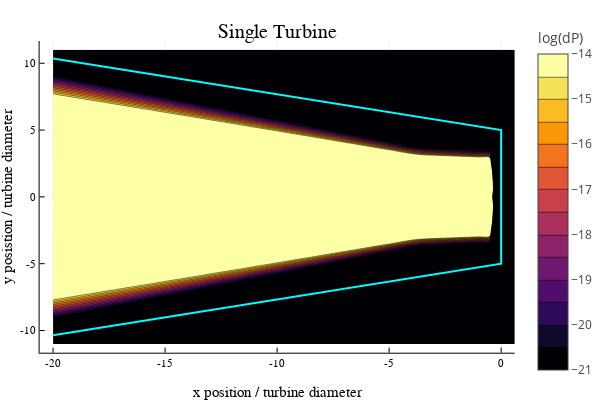

This figure's notebook cell:
### Markdown cell above
## 2 Turbine System

### Code cell
loadAllParam(0,2,0)
x_turbines = [0;-15] .*80
y_turbines = [0;0] .*80
x = [copy(x_turbines);copy(y_turbines)]

plotlyjs()
xpos = collect(-20:.5:1)
ypos = collect(-11:.5:11)

function contourJac(x,y)
    s = [0;x;0;y] .*80
    temp = ForwardDiff.jacobian(p_wrapper_single,s)
    temp = log10(hypot(temp[1,2],temp[1,4])+1E-50)
end

function contourJacx(x,y)
    s = [0;x;0;y] .*80
    temp = ForwardDiff.jacobian(p_wrapper_single,s)
    temp = log10(abs(temp[1,2])+1E-50)
end

function contourJacy(x,y)
    s = [0;x;0;y] .*80
    temp = ForwardDiff.jacobian(p_wrapper_single,s)
    temp = log10(abs(temp[1,4])+1E-50)
end

lim = (-21,-14)

h = 5
d = 0 #3.6
theta = 15
delta_x = xpos[1]
delta_y = ypos[1]
left = h + abs(delta_x)*tand(theta)
p1 = contour(xpos,ypos,contourJac,
    fill=true,
    title="Single Turbine",
    xlabel="x position / turbine diameter",
    colorbar_title="log(dP)",
    ylabel="y posistion / turbine diameter",
    clims = lim,
    transparent=true)

p1 = plot(p1,transpose([delta_x -d 0 0 -d delta_x]),transpose([-left -h -h h h left]),
    color=:cyan,
    legend=false,
    xlim=[delta_x,0],
    ylim=[delta_y,-delta_y],
    linewidth = 2)
display(p1)

### Figure 1 — Plotly figure (JSON) as saved in the notebook; plotly's stock layout.template omitted (floating-point values rounded to 4 significant figures; data arrays with more than 128 entries replaced by an {"elided": "..."} marker saying what was removed)
{"data": [{"colorbar": {"title": "log(dP)"}, "colorscale": {"elided": "256x2 mixed values"}, "contours": {"coloring": "fill", "showlabels": false}, "hoverinfo": "none", "name": "y1", "ncontours": 17, "showlegend": false, "showscale": true, "type": "contour", "x": [-20, -19.5, -19, -18.5, -18, -17.5, -17, -16.5, -16, -15.5, -15, -14.5, -14, -13.5, -13, -12.5, -12, -11.5, -11, -10.5, -10, -9.5, -9, -8.5, -8, -7.5, -7, -6.5, -6, -5.5, -5, -4.5, -4, -3.5, -3, -2.5, -2, -1.5, -1, -0.5, 0, 0.5, 1], "xaxis": "x", "y": [-11, -10.5, -10, -9.5, -9, -8.5, -8, -7.5, -7, -6.5, -6, -5.5, -5, -4.5, -4, -3.5, -3, -2.5, -2, -1.5, -1, -0.5, 0, 0.5, 1, 1.5, 2, 2.5, 3, 3.5, 4, 4.5, 5, 5.5, 6, 6.5, 7, 7.5, 8, 8.5, 9, 9.5, 10, 10.5, 11], "yaxis": "y", "z": {"elided": "45x43 float values"}, "zmax": -14, "zmin": -21}, {"colorbar": {"title": "log(dP)"}, "legendgroup": "y2", "line": {"color": "rgba(0, 255, 255, 1.000)", "dash": "solid", "shape": "linear", "width": 2}, "mode": "lines", "name": "y2", "showlegend": true, "type": "scatter", "x": [-20, 0, 0, 0, 0, -20], "xaxis": "x", "y": [-10.36, -5, -5, 5, 5, 10.36], "yaxis": "y", "zmax": -14, "zmin": -21}], "layout": {"annotations": [{"font": {"color": "rgba(0, 0, 0, 1.000)", "family": "sans-serif", "size": 20}, "rotation": 0, "showarrow": false, "text": "Single Turbine", "x": 0.535, "xanchor": "center", "xref": "paper", "y": 1, "yanchor": "top", "yref": "paper"}], "height": 400, "margin": {"b": 20, "l": 0, "r": 0, "t": 20}, "paper_bgcolor": "rgba(255, 255, 255, 1.000)", "plot_bgcolor": "rgba(255, 255, 255, 1.000)", "showlegend": false, "width": 600, "xaxis": {"anchor": "y", "domain": [0.07647, 0.9934], "gridcolor": "rgba(0, 0, 0, 0.100)", "gridwidth": 0.5, "linecolor": "rgba(0, 0, 0, 1.000)", "mirror": false, "range": [-20.6, 0.6], "showgrid": true, "showline": true, "showticklabels": true, "tickangle": 0, "tickcolor": "rgb(0, 0, 0)", "tickfont": {"color": "rgba(0, 0, 0, 1.000)", "family": "sans-serif", "size": 11}, "tickmode": "array", "ticks": "inside", "ticktext": ["-20", "-15", "-10", "-5", "0"], "tickvals": [-20, -15, -10, -5, 0], "title": "x position / turbine diameter", "titlefont": {"color": "rgba(0, 0, 0, 1.000)", "family": "sans-serif", "size": 15}, "type": "-", "visible": true, "zeroline": false, "zerolinecolor": "rgba(0, 0, 0, 1.000)"}, "yaxis": {"anchor": "x", "domain": [0.07581, 0.9415], "gridcolor": "rgba(0, 0, 0, 0.100)", "gridwidth": 0.5, "linecolor": "rgba(0, 0, 0, 1.000)", "mirror": false, "range": [-11.66, 11.66], "showgrid": true, "showline": true, "showticklabels": true, "tickangle": 0, "tickcolor": "rgb(0, 0, 0)", "tickfont": {"color": "rgba(0, 0, 0, 1.000)", "family": "sans-serif", "size": 11}, "tickmode": "array", "ticks": "inside", "ticktext": ["-10", "-5", "0", "5", "10"], "tickvals": [-10, -5, 0, 5, 10], "title": "y posistion / turbine diameter", "titlefont": {"color": "rgba(0, 0, 0, 1.000)", "family": "sans-serif", "size": 15}, "type": "-", "visible": true, "zeroline": false, "zerolinecolor": "rgba(0, 0, 0, 1.000)"}}}
